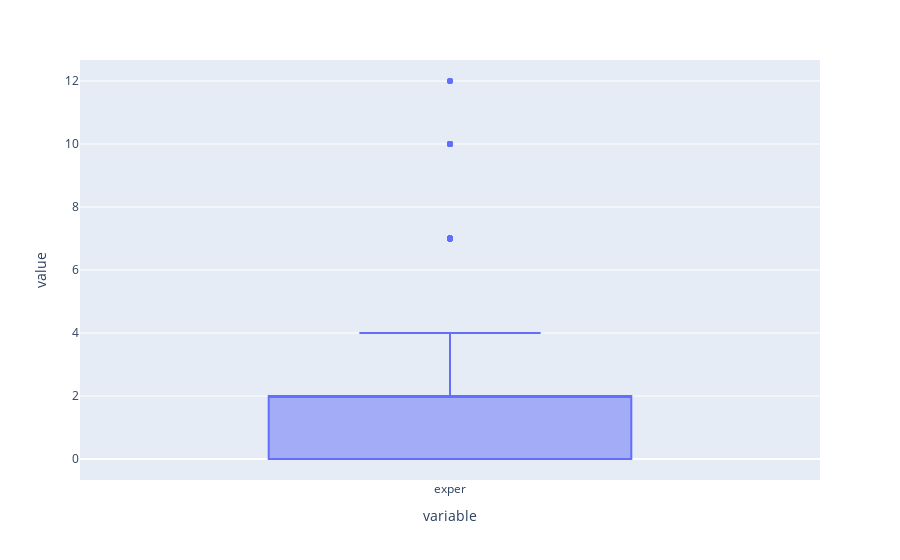

Write notebook code for a chart like this one.
### Code cell
fig = px.box(df['exper'])
fig.show()

### Figure 1 — Plotly figure (JSON) as saved in the notebook; plotly's stock layout.template omitted (floating-point values rounded to 4 significant figures; data arrays with more than 128 entries replaced by an {"elided": "..."} marker saying what was removed)
{"data": [{"alignmentgroup": "True", "hovertemplate": "variable=%{x}<br>value=%{y}<extra></extra>", "legendgroup": "", "marker": {"color": "#636efa"}, "name": "", "notched": false, "offsetgroup": "", "orientation": "v", "showlegend": false, "type": "box", "x": {"elided": "702 str values"}, "x0": " ", "xaxis": "x", "y": {"elided": "702 int values"}, "y0": " ", "yaxis": "y"}], "layout": {"boxmode": "group", "legend": {"tracegroupgap": 0}, "margin": {"t": 60}, "xaxis": {"anchor": "y", "domain": [0, 1], "title": {"text": "variable"}}, "yaxis": {"anchor": "x", "domain": [0, 1], "title": {"text": "value"}}}}
